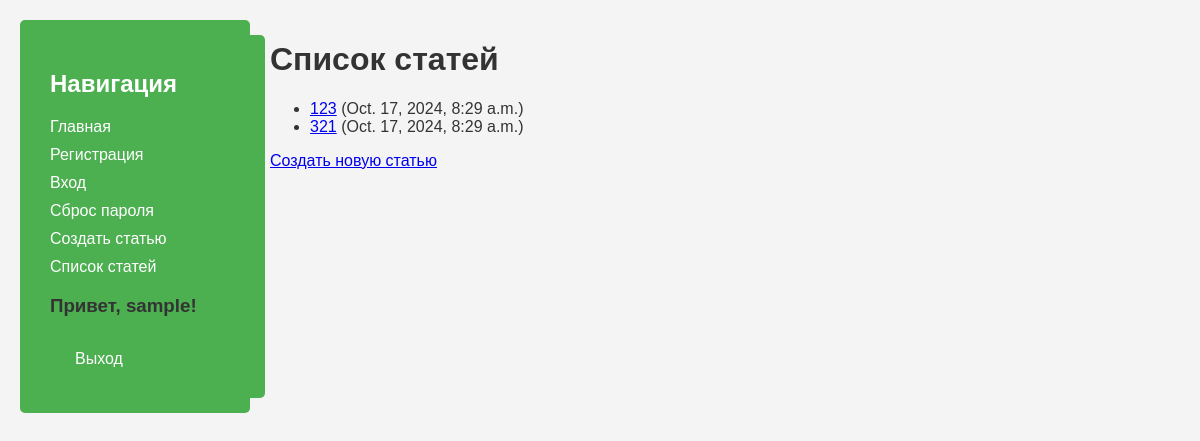
Page /articles/ (signed in) on the earlier database version.
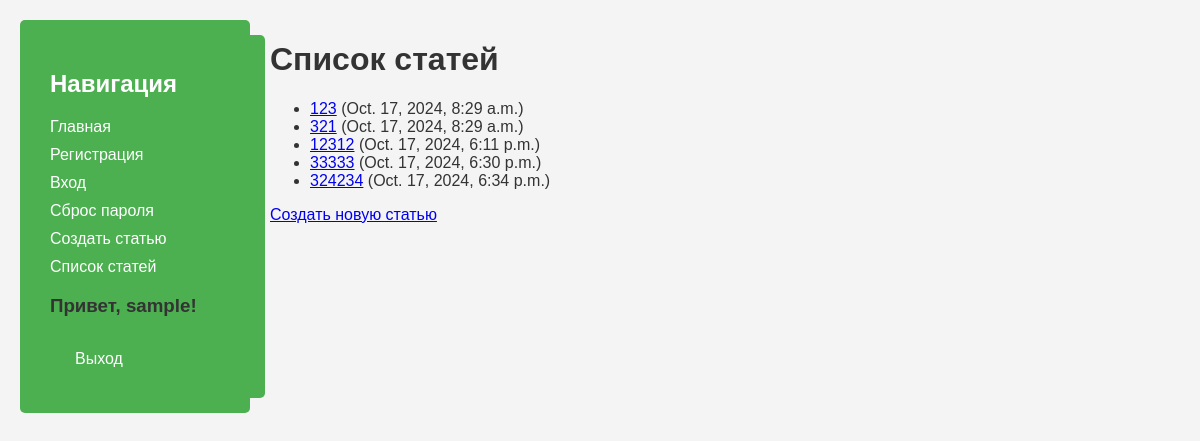
Same page on the later database version.
### blog/models.py (models this page shows, shortened)
class Article(models.Model):
    title = models.CharField(max_length=200)
    content = models.TextField()
    pub_date = models.DateTimeField('date published', auto_now_add=True)

### blog/views.py (the view)
# urls.py: path('articles/', views.article_list, name='article_list'),  # Список статей
@login_required
def article_list(request):
    articles = Article.objects.all()
    return render(request, 'blog/article_list.html', {'articles': articles})

### blog/templates/blog/article_list.html (shortened to what this page needs)
{% load static %}
<!DOCTYPE html>
<html lang="en">
<head>
    <link rel="stylesheet" type="text/css" href="{% static 'blog/styles.css' %}">
</head>
<body>
    <div class="sidebar">
        {% include 'blog/sidebar.html' %}
    </div>
    <div class="content">
        <h1>Список статей</h1>
        <ul>
            {% for article in articles %}
                <li>
                    <a href="{% url 'article_edit' article.id %}">{{ article.title }}</a>
                    ({{ article.pub_date }})
                </li>
            {% endfor %}
        </ul>
        <a href="{% url 'article_create' %}">Создать новую статью</a>
    </div>
</body>
</html>

### blog/templates/blog/sidebar.html
<div class="sidebar">
    <h2>Навигация</h2>
    <ul>
        <li><a href="{% url 'index' %}">Главная</a></li>
        <li><a href="{% url 'register' %}">Регистрация</a></li>
        <li><a href="{% url 'login' %}">Вход</a></li>
        <li><a href="{% url 'password_reset' %}">Сброс пароля</a></li>
        <li><a href="{% url 'article_create' %}">Создать статью</a></li>
        <li><a href="{% url 'article_list' %}">Список статей</a></li>
    </ul>
    {% if user.is_authenticated %}
        <h3>Привет, {{ user.username }}!</h3>
        <a href="{% url 'logout' %}">
            <button>Выход</button>
        </a>
    {% endif %}
</div>

### blog/static/blog/styles.css (style rules this page uses)
body { font-family: Arial, sans-serif; background-color: #f4f4f4; color: #333; margin: 0; padding: 20px; display: flex; }
.sidebar { width: 200px; background-color: #4CAF50; padding: 15px; border-radius: 5px; margin-right: 20px; }
.sidebar h2 { color: white; }
.sidebar ul { list-style-type: none; padding: 0; }
.sidebar ul li { margin: 10px 0; }
.sidebar ul li a { color: white; text-decoration: none; }
.content { flex: 1; }
button { padding: 10px 20px; font-size: 16px; background-color: #4CAF50; color: white; border: none; border-radius: 5px; cursor: pointer; margin: 5px; }

Differences in the rows shown:
added Article: title "12312", pub_date "Oct. 17, 2024, 6:11 p.m."
added Article: title "33333", pub_date "Oct. 17, 2024, 6:30 p.m."
added Article: title "324234", pub_date "Oct. 17, 2024, 6:34 p.m."
